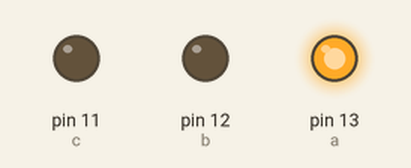
This sketch was run on a simulated Arduino Uno, built with avr-gcc and run on an emulated ATmega328P. Shown: output pins drawn as LEDs (lit = HIGH).

Above: at 2.5 s.
At 6.0 s:
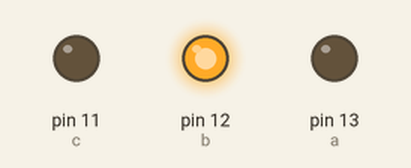
At 9.0 s:
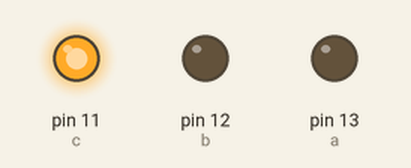
Timing chart, 0 to 14.3 s (numbered marks = the images above):
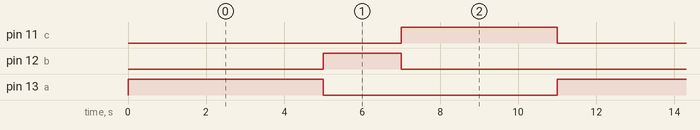

Measured:
- by itself, pin 11 (c): alternates HIGH for 4.0 s and LOW for 7.0 s
- by itself, pin 12 (b): alternates HIGH for 2.0 s and LOW for 9.0 s
- by itself, pin 13 (a): alternates HIGH for 5.0 s and LOW for 6.0 s

The sketch:

punto_3.ino
```cpp
// Punto 3
int a=13; //Nombre de cada pin
int b=12;
int c=11;
void setup() {
  pinMode(a,OUTPUT); //Se inicializa cada pin para que saque la información
  pinMode(b,OUTPUT);
  pinMode(c,OUTPUT);
}

void loop() {
  digitalWrite(a,HIGH); //Señal PWM 1
  digitalWrite(b,LOW); //Señal PWM 0
  digitalWrite(c,LOW); //Señal PWM 0
  delay(5000); //Se quedan en ese estado 5seg.

  digitalWrite(a,LOW); //Señal PWM 0
  digitalWrite(b,HIGH); //Señal PWM 1
  digitalWrite(c,LOW); //Señal PWM 0
  delay(2000); //Se quedan en ese estado 2seg.

  digitalWrite(a,LOW); //Señal PWM 0
  digitalWrite(b,LOW); //Señal PWM 0
  digitalWrite(c,HIGH); //Señal PWM 1
  delay(4000); //Se quedan en ese estado 4seg.
}
//Prueba física: https://youtu.be/LNcIbo1XPBE
```
